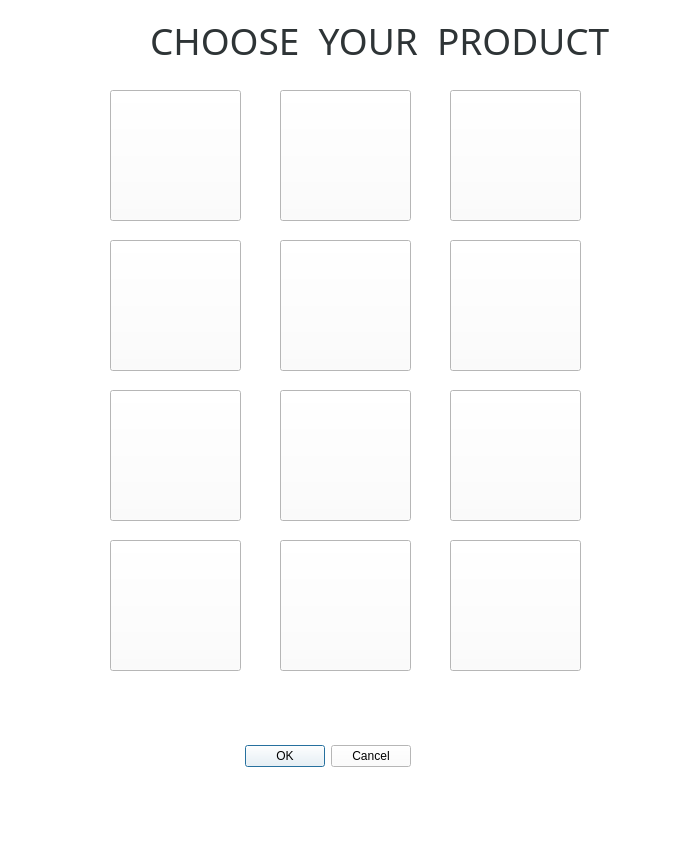
<?xml version="1.0" encoding="UTF-8"?>
<ui version="4.0">
 <class>Dialog</class>
 <widget class="QDialog" name="Dialog">
  <property name="geometry">
   <rect>
    <x>0</x>
    <y>0</y>
    <width>674</width>
    <height>841</height>
   </rect>
  </property>
  <property name="windowTitle">
   <string>Vending Machine</string>
  </property>
  <property name="autoFillBackground">
   <bool>false</bool>
  </property>
  <property name="styleSheet">
   <string notr="true">background-color: rgb(238, 238, 236);
background-color: rgb(255, 255, 255);</string>
  </property>
  <widget class="QDialogButtonBox" name="buttonBox">
   <property name="geometry">
    <rect>
     <x>70</x>
     <y>740</y>
     <width>341</width>
     <height>32</height>
    </rect>
   </property>
   <property name="orientation">
    <enum>Qt::Horizontal</enum>
   </property>
   <property name="standardButtons">
    <set>QDialogButtonBox::Cancel|QDialogButtonBox::Ok</set>
   </property>
  </widget>
  <widget class="QPushButton" name="pushButton">
   <property name="geometry">
    <rect>
     <x>280</x>
     <y>90</y>
     <width>131</width>
     <height>131</height>
    </rect>
   </property>
   <property name="layoutDirection">
    <enum>Qt::LeftToRight</enum>
   </property>
   <property name="autoFillBackground">
    <bool>false</bool>
   </property>
   <property name="styleSheet">
    <string notr="true">border-image: url(:/newPrefix/jet.jpeg);</string>
   </property>
   <property name="text">
    <string/>
   </property>
   <property name="flat">
    <bool>false</bool>
   </property>
  </widget>
  <widget class="QPushButton" name="pushButton_2">
   <property name="geometry">
    <rect>
     <x>110</x>
     <y>90</y>
     <width>131</width>
     <height>131</height>
    </rect>
   </property>
   <property name="layoutDirection">
    <enum>Qt::LeftToRight</enum>
   </property>
   <property name="autoFillBackground">
    <bool>false</bool>
   </property>
   <property name="styleSheet">
    <string notr="true">border-image: url(:/newPrefix/coke.jpeg);</string>
   </property>
   <property name="text">
    <string/>
   </property>
   <property name="flat">
    <bool>false</bool>
   </property>
  </widget>
  <widget class="QPushButton" name="pushButton_3">
   <property name="geometry">
    <rect>
     <x>280</x>
     <y>240</y>
     <width>131</width>
     <height>131</height>
    </rect>
   </property>
   <property name="layoutDirection">
    <enum>Qt::LeftToRight</enum>
   </property>
   <property name="autoFillBackground">
    <bool>false</bool>
   </property>
   <property name="styleSheet">
    <string notr="true">border-image: url(:/newPrefix/lays_lem.jpeg);</string>
   </property>
   <property name="text">
    <string/>
   </property>
   <property name="flat">
    <bool>false</bool>
   </property>
  </widget>
  <widget class="QPushButton" name="pushButton_4">
   <property name="geometry">
    <rect>
     <x>450</x>
     <y>90</y>
     <width>131</width>
     <height>131</height>
    </rect>
   </property>
   <property name="layoutDirection">
    <enum>Qt::LeftToRight</enum>
   </property>
   <property name="autoFillBackground">
    <bool>false</bool>
   </property>
   <property name="styleSheet">
    <string notr="true">border-image: url(:/newPrefix/mm.jpg);</string>
   </property>
   <property name="text">
    <string/>
   </property>
   <property name="flat">
    <bool>false</bool>
   </property>
  </widget>
  <widget class="QPushButton" name="pushButton_5">
   <property name="geometry">
    <rect>
     <x>110</x>
     <y>240</y>
     <width>131</width>
     <height>131</height>
    </rect>
   </property>
   <property name="layoutDirection">
    <enum>Qt::LeftToRight</enum>
   </property>
   <property name="autoFillBackground">
    <bool>false</bool>
   </property>
   <property name="styleSheet">
    <string notr="true">border-image: url(:/newPrefix/takis.jpg);</string>
   </property>
   <property name="text">
    <string/>
   </property>
   <property name="flat">
    <bool>false</bool>
   </property>
  </widget>
  <widget class="QPushButton" name="pushButton_6">
   <property name="geometry">
    <rect>
     <x>450</x>
     <y>240</y>
     <width>131</width>
     <height>131</height>
    </rect>
   </property>
   <property name="layoutDirection">
    <enum>Qt::LeftToRight</enum>
   </property>
   <property name="autoFillBackground">
    <bool>false</bool>
   </property>
   <property name="styleSheet">
    <string notr="true">border-image: url(:/newPrefix/sponch.jpeg);</string>
   </property>
   <property name="text">
    <string/>
   </property>
   <property name="flat">
    <bool>false</bool>
   </property>
  </widget>
  <widget class="QPushButton" name="pushButton_7">
   <property name="geometry">
    <rect>
     <x>110</x>
     <y>390</y>
     <width>131</width>
     <height>131</height>
    </rect>
   </property>
   <property name="layoutDirection">
    <enum>Qt::LeftToRight</enum>
   </property>
   <property name="autoFillBackground">
    <bool>false</bool>
   </property>
   <property name="styleSheet">
    <string notr="true">border-image: url(:/newPrefix/mm_p.jpg);</string>
   </property>
   <property name="text">
    <string/>
   </property>
   <property name="flat">
    <bool>false</bool>
   </property>
  </widget>
  <widget class="QPushButton" name="pushButton_8">
   <property name="geometry">
    <rect>
     <x>280</x>
     <y>390</y>
     <width>131</width>
     <height>131</height>
    </rect>
   </property>
   <property name="layoutDirection">
    <enum>Qt::LeftToRight</enum>
   </property>
   <property name="autoFillBackground">
    <bool>false</bool>
   </property>
   <property name="styleSheet">
    <string notr="true">border-image: url(:/newPrefix/trident_straw.jpeg);</string>
   </property>
   <property name="text">
    <string/>
   </property>
   <property name="flat">
    <bool>false</bool>
   </property>
  </widget>
  <widget class="QPushButton" name="pushButton_9">
   <property name="geometry">
    <rect>
     <x>110</x>
     <y>540</y>
     <width>131</width>
     <height>131</height>
    </rect>
   </property>
   <property name="layoutDirection">
    <enum>Qt::LeftToRight</enum>
   </property>
   <property name="autoFillBackground">
    <bool>false</bool>
   </property>
   <property name="styleSheet">
    <string notr="true">border-image: url(:/newPrefix/lays.jpeg);</string>
   </property>
   <property name="text">
    <string/>
   </property>
   <property name="flat">
    <bool>false</bool>
   </property>
  </widget>
  <widget class="QPushButton" name="pushButton_10">
   <property name="geometry">
    <rect>
     <x>450</x>
     <y>390</y>
     <width>131</width>
     <height>131</height>
    </rect>
   </property>
   <property name="layoutDirection">
    <enum>Qt::LeftToRight</enum>
   </property>
   <property name="autoFillBackground">
    <bool>false</bool>
   </property>
   <property name="styleSheet">
    <string notr="true">border-image: url(:/newPrefix/snickers.jpeg);</string>
   </property>
   <property name="text">
    <string/>
   </property>
   <property name="flat">
    <bool>false</bool>
   </property>
  </widget>
  <widget class="QPushButton" name="pushButton_11">
   <property name="geometry">
    <rect>
     <x>450</x>
     <y>540</y>
     <width>131</width>
     <height>131</height>
    </rect>
   </property>
   <property name="layoutDirection">
    <enum>Qt::LeftToRight</enum>
   </property>
   <property name="autoFillBackground">
    <bool>false</bool>
   </property>
   <property name="styleSheet">
    <string notr="true">border-image: url(:/newPrefix/pepsi.jpg);</string>
   </property>
   <property name="text">
    <string/>
   </property>
   <property name="flat">
    <bool>false</bool>
   </property>
  </widget>
  <widget class="QPushButton" name="pushButton_12">
   <property name="geometry">
    <rect>
     <x>280</x>
     <y>540</y>
     <width>131</width>
     <height>131</height>
    </rect>
   </property>
   <property name="layoutDirection">
    <enum>Qt::LeftToRight</enum>
   </property>
   <property name="autoFillBackground">
    <bool>false</bool>
   </property>
   <property name="styleSheet">
    <string notr="true">border-image: url(:/newPrefix/gomitas.jpg);</string>
   </property>
   <property name="text">
    <string/>
   </property>
   <property name="flat">
    <bool>false</bool>
   </property>
  </widget>
  <widget class="QLabel" name="label">
   <property name="geometry">
    <rect>
     <x>150</x>
     <y>20</y>
     <width>461</width>
     <height>41</height>
    </rect>
   </property>
   <property name="font">
    <font>
     <family>AlmendraSmallCaps</family>
     <pointsize>28</pointsize>
     <weight>50</weight>
     <italic>false</italic>
     <bold>false</bold>
    </font>
   </property>
   <property name="styleSheet">
    <string notr="true">color: rgb(46, 52, 54)</string>
   </property>
   <property name="text">
    <string>CHOOSE  YOUR  PRODUCT</string>
   </property>
  </widget>
 </widget>
 <resources>
  <include location="img/adsf.qrc"/>
 </resources>
 <connections>
  <connection>
   <sender>buttonBox</sender>
   <signal>accepted()</signal>
   <receiver>Dialog</receiver>
   <slot>accept()</slot>
   <hints>
    <hint type="sourcelabel">
     <x>248</x>
     <y>254</y>
    </hint>
    <hint type="destinationlabel">
     <x>157</x>
     <y>274</y>
    </hint>
   </hints>
  </connection>
  <connection>
   <sender>buttonBox</sender>
   <signal>rejected()</signal>
   <receiver>Dialog</receiver>
   <slot>reject()</slot>
   <hints>
    <hint type="sourcelabel">
     <x>316</x>
     <y>260</y>
    </hint>
    <hint type="destinationlabel">
     <x>286</x>
     <y>274</y>
    </hint>
   </hints>
  </connection>
 </connections>
</ui>
